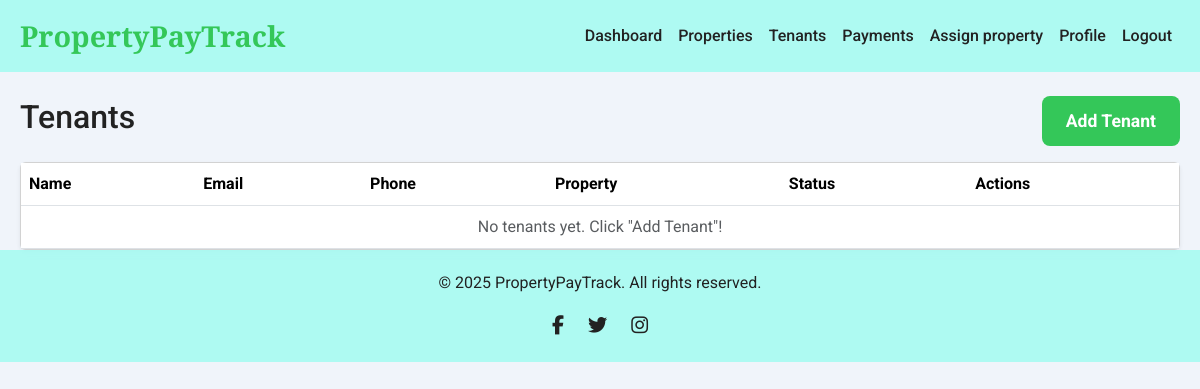
/tenants (signed in), run on an earlier commit of the app's database.
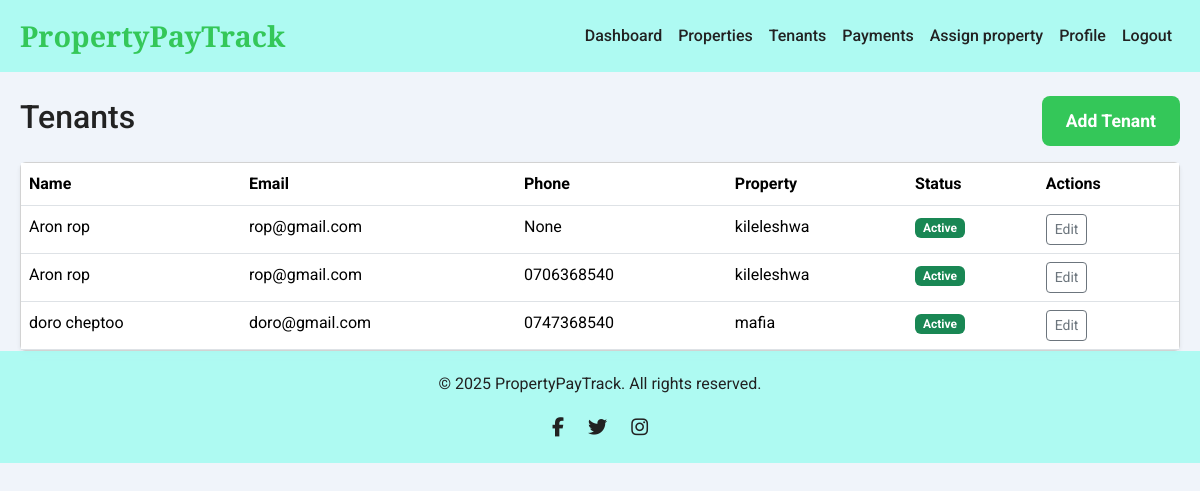
And on a later commit of the database.
### app/models.py (models this page shows, shortened)
class Tenant(db.Model):
    __tablename__ = 'tenant'
    id = db.Column(db.Integer, primary_key=True)
    user_id = db.Column(db.Integer, db.ForeignKey('user.id', ondelete='CASCADE'), unique=True, nullable=True, index=True)
    first_name = db.Column(db.String(100), nullable=False)
    last_name = db.Column(db.String(100), nullable=False)
    email = db.Column(db.String(120), nullable=True)
    phone_number = db.Column(db.String(20))
    rent_amount = db.Column(db.Numeric(10, 2), nullable=True, default=0.00)
    national_id = db.Column(db.String(50), nullable=True)
    status = db.Column(db.String(50), default='active')
    due_day_of_month = db.Column(db.Integer)
    grace_period_days = db.Column(db.Integer, default=5)
    lease_start_date = db.Column(db.Date)
    lease_end_date = db.Column(db.Date)
    property_id = db.Column(db.Integer, db.ForeignKey('property.id', ondelete='CASCADE'), nullable=True, index=True)
    unit_id = db.Column(db.Integer, db.ForeignKey('unit.id', ondelete='CASCADE'), nullable=True, index=True)
    unit = db.relationship('Unit', foreign_keys=[unit_id], backref='tenant', uselist=False)
    created_at = db.Column(db.DateTime, default=lambda: datetime.now(timezone.utc))
    updated_at = db.Column(db.DateTime, default=lambda: datetime.now(timezone.utc), onupdate=lambda: datetime.now(timezone.utc))
    payments = db.relationship('Payment', backref='tenant', lazy=True, cascade="all, delete-orphan")

class Property(db.Model):
    __tablename__ = 'property'
    id = db.Column(db.Integer, primary_key=True)
    name = db.Column(db.String(255), nullable=False)
    address = db.Column(db.String(255), nullable=False)
    property_type = db.Column(db.String(50), nullable=False)
    number_of_units = db.Column(db.Integer, nullable=False, default=1)
    landlord_id = db.Column(db.Integer, db.ForeignKey('user.id', ondelete='CASCADE'), nullable=False, index=True)
    county_name = db.Column(db.String(100), nullable=False)
    amenities = db.Column(db.Text, nullable=True)
    utility_bill_types = db.Column(db.Text, nullable=True)
    unit_numbers = db.Column(db.Text, nullable=False)
    deposit_amount = db.Column(db.Numeric(10, 2), nullable=True)
    deposit_policy = db.Column(db.Text, nullable=True)
    created_at = db.Column(db.DateTime, default=lambda: datetime.now(timezone.utc))
    updated_at = db.Column(db.DateTime, default=lambda: datetime.now(timezone.utc), onupdate=lambda: datetime.now(timezone.utc))
    tenants = db.relationship('Tenant', backref='property', lazy=True, cascade="all, delete-orphan")
    @property
    def amenities_list(self):
        try:
            return json.loads(self.amenities) if self.amenities else []
        except json.JSONDecodeError:
            return self.amenities.split(',') if self.amenities else []
    @property
    def utility_bill_list(self):
        try:
            return json.loads(self.utility_bill) if self.utility_bill else []
        except json.JSONDecodeError:
            return self.utility_bill.split(',') if self.utility_bill else []

### app/routes.py (the view)
@main.route('/tenants')
@login_required
@roles_required('landlord')
def tenants_list():
    landlord_properties = Property.query.filter_by(landlord_id=current_user.id).all()
    property_ids = [p.id for p in landlord_properties]
    tenants = Tenant.query.filter(Tenant.property_id.in_(property_ids)).all()
    return render_template('tenants/list.html', tenants=tenants)

### app/models.py (called while the page is built)
    def has_role(self, role):
        return any(r.name == role for r in self.roles)

### app/routes.py (called while the page is built)
def roles_required(*required_roles):
    def decorator(f):
        @wraps(f)
        def decorated_function(*args, **kwargs):
            if not current_user.is_authenticated:
                return redirect(url_for('main.login'))
            user_roles = {role.name for role in current_user.roles}
            if not set(required_roles).issubset(user_roles):
                flash(_l('You do not have the required permissions to access this page.'), 'danger')
                return redirect(url_for('main.index'))
            return f(*args, **kwargs)
        return decorated_function
    return decorator

### app/templates/tenants/list.html (shortened to what this page needs)
{% extends 'base.html' %}
{% block content %}
<div class="d-flex justify-content-between align-items-center mb-3">
    <h2>{{ _('Tenants') }}</h2>
    <a href="{{ url_for('main.tenant_add') }}" class="btn btn-primary">{{ _('Add Tenant') }}</a>
</div>
<div class="card shadow-sm">
    <div class="card-body p-0">
        <div class="table-responsive">
            <table class="table table-hover mb-0">
                <thead>
                    <tr>
                        <th>{{ _('Name') }}</th>
                        <th>{{ _('Email') }}</th>
                        <th>{{ _('Phone') }}</th>
                        <th>{{ _('Property') }}</th>
                        <th>{{ _('Status') }}</th>
                        <th>{{ _('Actions') }}</th>
                    </tr>
                </thead>
                <tbody>
                    {% for tenant in tenants %}
                    <tr>
                        <td>{{ tenant.first_name }} {{ tenant.last_name }}</td>
                        <td>{{ tenant.email or '-' }}</td>
                        <td>{{ tenant.phone_number }}</td>
                        <td>{{ tenant.property.name }}</td>
                        <td><span class="badge bg-{{ 'success' if tenant.status == 'active' else 'secondary' }}">{{ _(tenant.status.title()) }}</span></td>
                        <td>
                            <a href="{{ url_for('main.tenant_edit', id=tenant.id) }}" class="btn btn-sm btn-outline-secondary">{{ _('Edit') }}</a>
                        </td>
                    </tr>
                    {% else %}
                    <tr><td colspan="6" class="text-center text-muted">{{ _('No tenants yet. Click "Add Tenant"!') }}</td></tr>
                    {% endfor %}
                </tbody>
            </table>
        </div>
    </div>
</div>
{% endblock %}

What changed in the data, as far as the page shows it:
added Tenant: first_name "Aron", last_name "rop", email "rop@gmail.com", phone_number "None", property.name "kileleshwa"
added Tenant: first_name "Aron", last_name "rop", email "rop@gmail.com", phone_number "0706368540", property.name "kileleshwa"
added Tenant: first_name "doro", last_name "cheptoo", email "doro@gmail.com", phone_number "0747368540", property.name "mafia"
Also different on the page:
text no longer shown: "No tenants yet. Click \"Add Tenant\"!"
